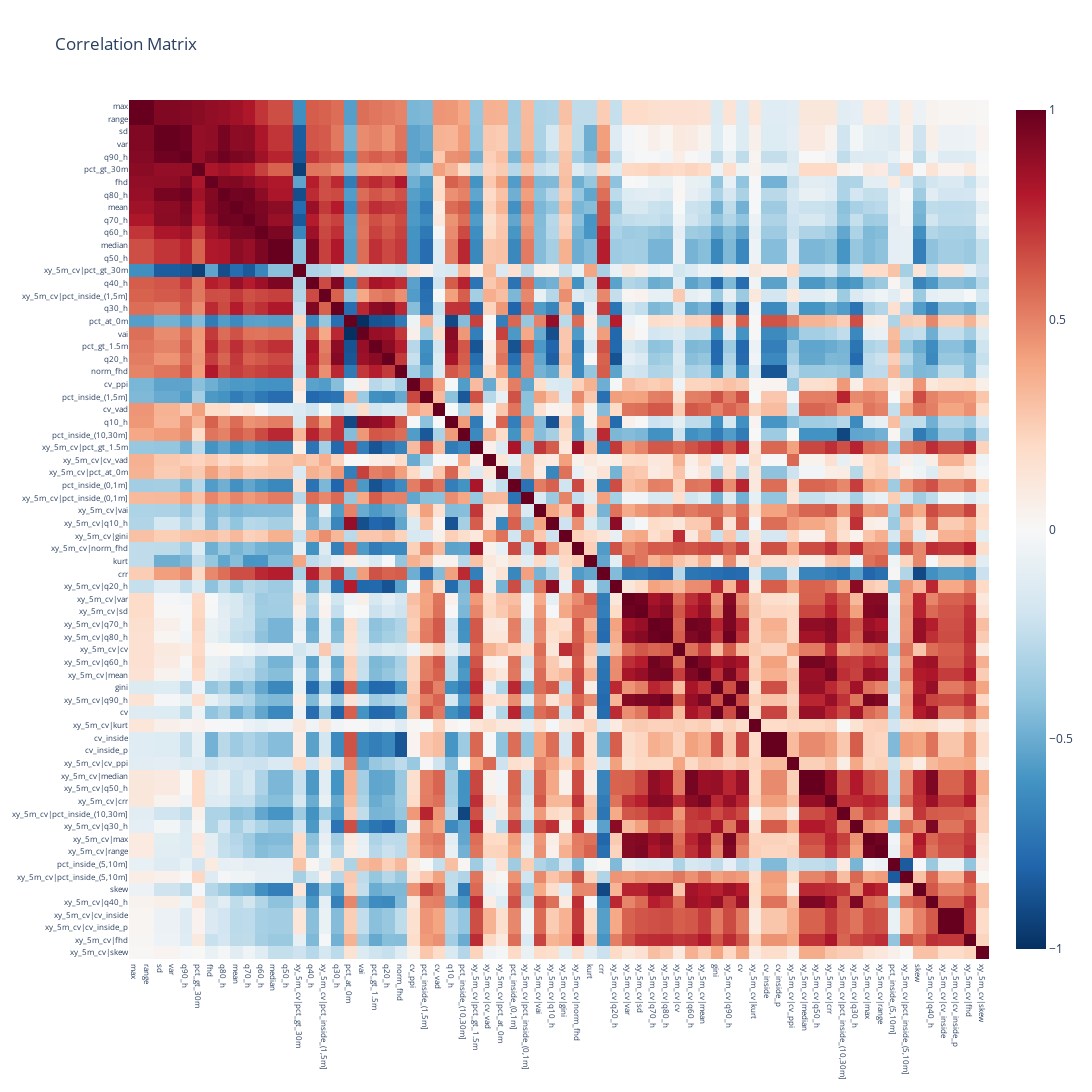

The code cell stored with this chart in its notebook:
### Code cell
variant = 'default'
grid_size = 5
grid_agg = 'cv'

default_df = df[(df['variant'] == variant) & (df['grid_size'] == 0)]
default_df = default_df.drop(columns=['min', 'variant', 'grid_size', 'grid_agg', 'site', 'site_type'])

gridded_df = df[(df['variant'] == variant) & (df['grid_size'] == grid_size) & (df['grid_agg'] == grid_agg)]
gridded_df = gridded_df.drop(columns=['min', 'variant', 'grid_size', 'grid_agg', 'site', 'site_type'])
gridded_df = gridded_df.add_prefix(f'xy_{grid_size}m_{grid_agg}|')

# Merge the two dataframes
merged_df = pd.concat([default_df, gridded_df], axis=1)

merged_corr = merged_df.corr(method="spearman", numeric_only=True)
# Get correlations with max height and sort them
max_height_corr = merged_corr["max"].abs().sort_values(ascending=False)

# Reorder the correlation matrix based on this ordering
ordered_corr = merged_corr.loc[max_height_corr.index, max_height_corr.index]


# Reset index to make it work with px.imshow
ordered_corr_reset = ordered_corr.reset_index()

fig = px.imshow(
    ordered_corr.values,
    x=ordered_corr.columns,
    y=ordered_corr.index,
    color_continuous_scale="RdBu_r",
    color_continuous_midpoint=0,
    title="Correlation Matrix",
    aspect="auto",
)

fig.update_traces(
    hovertemplate="<b>%{x}</b> vs <b>%{y}</b><br>Correlation: %{z:.3f}<extra></extra>"
)

fig.update_layout(
    width=1400,
    height=1200,
    xaxis=dict(tickfont=dict(size=8)),
    yaxis=dict(tickfont=dict(size=8)),
)
fig.show()

### Figure 1 — Plotly figure (JSON) as saved in the notebook; plotly's stock layout.template omitted (floating-point values rounded to 4 significant figures; data arrays with more than 128 entries replaced by an {"elided": "..."} marker saying what was removed)
{"data": [{"coloraxis": "coloraxis", "hovertemplate": "<b>%{x}</b> vs <b>%{y}</b><br>Correlation: %{z:.3f}<extra></extra>", "name": "0", "type": "heatmap", "x": ["max", "range", "sd", "var", "q90_h", "pct_gt_30m", "fhd", "q80_h", "mean", "q70_h", "q60_h", "median", "q50_h", "xy_5m_cv|pct_gt_30m", "q40_h", "xy_5m_cv|pct_inside_(1,5m]", "q30_h", "pct_at_0m", "vai", "pct_gt_1.5m", "q20_h", "norm_fhd", "cv_ppi", "pct_inside_(1,5m]", "cv_vad", "q10_h", "pct_inside_(10,30m]", "xy_5m_cv|pct_gt_1.5m", "xy_5m_cv|cv_vad", "xy_5m_cv|pct_at_0m", "pct_inside_(0,1m]", "xy_5m_cv|pct_inside_(0,1m]", "xy_5m_cv|vai", "xy_5m_cv|q10_h", "xy_5m_cv|gini", "xy_5m_cv|norm_fhd", "kurt", "crr", "xy_5m_cv|q20_h", "xy_5m_cv|var", "xy_5m_cv|sd", "xy_5m_cv|q70_h", "xy_5m_cv|q80_h", "xy_5m_cv|cv", "xy_5m_cv|q60_h", "xy_5m_cv|mean", "gini", "xy_5m_cv|q90_h", "cv", "xy_5m_cv|kurt", "cv_inside", "cv_inside_p", "xy_5m_cv|cv_ppi", "xy_5m_cv|median", "xy_5m_cv|q50_h", "xy_5m_cv|crr", "xy_5m_cv|pct_inside_(10,30m]", "xy_5m_cv|q30_h", "xy_5m_cv|max", "xy_5m_cv|range", "pct_inside_(5,10m]", "xy_5m_cv|pct_inside_(5,10m]", "skew", "xy_5m_cv|q40_h", "xy_5m_cv|cv_inside", "xy_5m_cv|cv_inside_p", "xy_5m_cv|fhd", "xy_5m_cv|skew"], "xaxis": "x", "y": ["max", "range", "sd", "var", "q90_h", "pct_gt_30m", "fhd", "q80_h", "mean", "q70_h", "q60_h", "median", "q50_h", "xy_5m_cv|pct_gt_30m", "q40_h", "xy_5m_cv|pct_inside_(1,5m]", "q30_h", "pct_at_0m", "vai", "pct_gt_1.5m", "q20_h", "norm_fhd", "cv_ppi", "pct_inside_(1,5m]", "cv_vad", "q10_h", "pct_inside_(10,30m]", "xy_5m_cv|pct_gt_1.5m", "xy_5m_cv|cv_vad", "xy_5m_cv|pct_at_0m", "pct_inside_(0,1m]", "xy_5m_cv|pct_inside_(0,1m]", "xy_5m_cv|vai", "xy_5m_cv|q10_h", "xy_5m_cv|gini", "xy_5m_cv|norm_fhd", "kurt", "crr", "xy_5m_cv|q20_h", "xy_5m_cv|var", "xy_5m_cv|sd", "xy_5m_cv|q70_h", "xy_5m_cv|q80_h", "xy_5m_cv|cv", "xy_5m_cv|q60_h", "xy_5m_cv|mean", "gini", "xy_5m_cv|q90_h", "cv", "xy_5m_cv|kurt", "cv_inside", "cv_inside_p", "xy_5m_cv|cv_ppi", "xy_5m_cv|median", "xy_5m_cv|q50_h", "xy_5m_cv|crr", "xy_5m_cv|pct_inside_(10,30m]", "xy_5m_cv|q30_h", "xy_5m_cv|max", "xy_5m_cv|range", "pct_inside_(5,10m]", "xy_5m_cv|pct_inside_(5,10m]", "skew", "xy_5m_cv|q40_h", "xy_5m_cv|cv_inside", "xy_5m_cv|cv_inside_p", "xy_5m_cv|fhd", "xy_5m_cv|skew"], "yaxis": "y", "z": {"elided": "68x68 float values"}}], "layout": {"coloraxis": {"cmid": 0, "colorscale": [[0, "rgb(5,48,97)"], [0.1, "rgb(33,102,172)"], [0.2, "rgb(67,147,195)"], [0.3, "rgb(146,197,222)"], [0.4, "rgb(209,229,240)"], [0.5, "rgb(247,247,247)"], [0.6, "rgb(253,219,199)"], [0.7, "rgb(244,165,130)"], [0.8, "rgb(214,96,77)"], [0.9, "rgb(178,24,43)"], [1, "rgb(103,0,31)"]]}, "height": 1200, "title": {"text": "Correlation Matrix"}, "width": 1400, "xaxis": {"anchor": "y", "domain": [0, 1], "tickfont": {"size": 8}}, "yaxis": {"anchor": "x", "autorange": "reversed", "domain": [0, 1], "tickfont": {"size": 8}}}}
